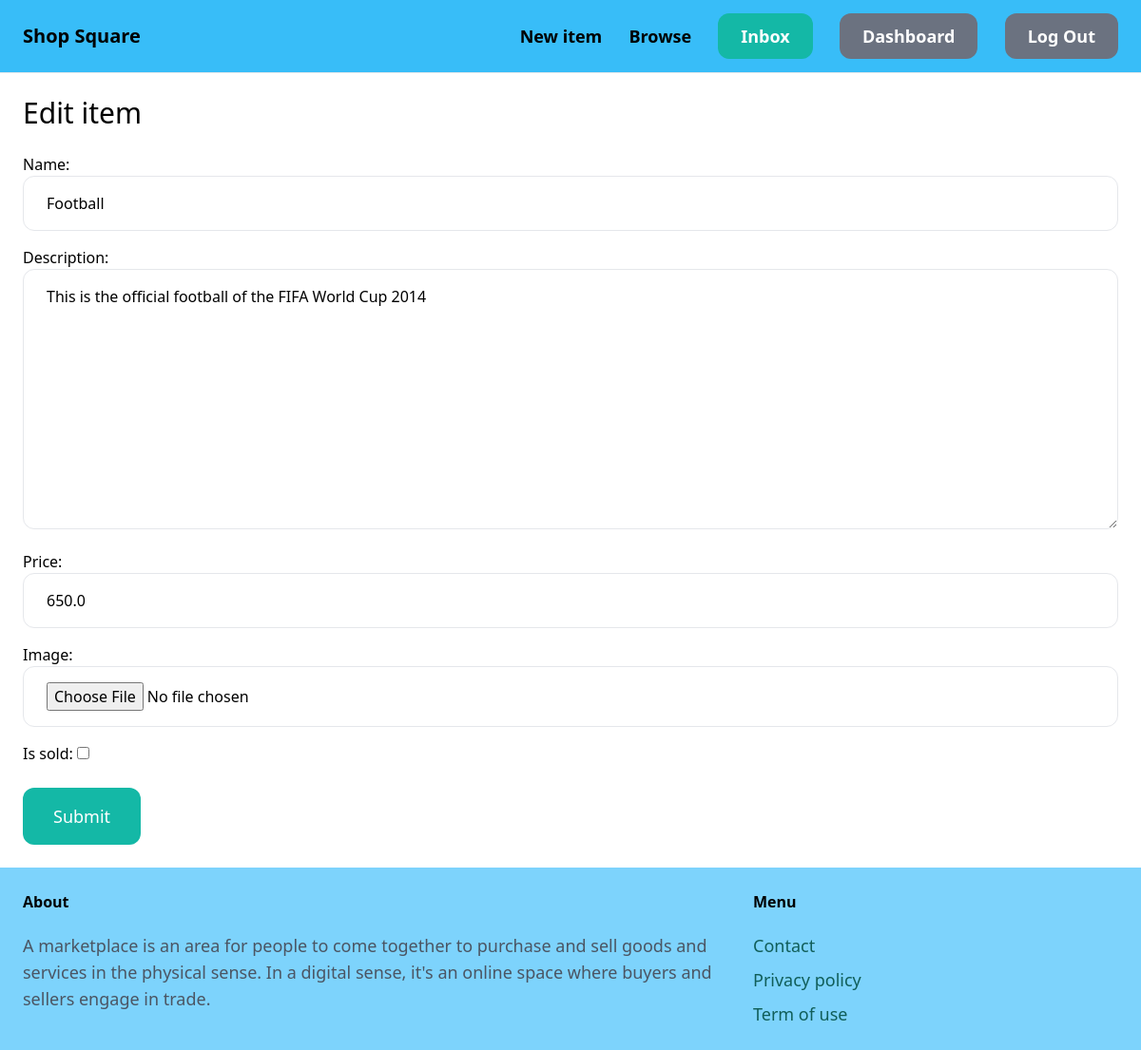
The page /items/5/edit/ (signed in) on the database its author committed.
### item/models.py (models this page shows, shortened)
class Item(models.Model):
    category = models.ForeignKey(Category, related_name='items', on_delete=models.CASCADE)
    name = models.CharField(max_length=255)
    description = models.TextField(blank=True, null=True)
    price = models.FloatField()
    image = models.ImageField(upload_to='item_images/', blank=True, null=True)
    is_sold = models.BooleanField(default=False)
    created_by = models.ForeignKey(User, related_name='items', on_delete=models.CASCADE)
    created_at = models.DateTimeField(auto_now_add=True)

### item/views.py (the view)
# urls.py: path('<int:pk>/edit/', views.edit, name='edit'),
@login_required
def edit(request, pk):
    item = get_object_or_404(Item, pk=pk, created_by=request.user)
    if request.method == 'POST':
        form = EditItemForm(request.POST, request.FILES, instance=item)
        if form.is_valid():
            form.save()
            return redirect('item:detail', pk=item.id)
    else:
        form = EditItemForm(instance=item)
    return render(request, 'item/form.html', {
        'form': form,
        'title': 'Edit item',
    })

### item/forms.py
class EditItemForm(forms.ModelForm):
    class Meta:
        model = Item
        fields = ('name', 'description', 'price', 'image', 'is_sold')
        widgets = {
            'name': forms.TextInput(attrs={
                'class': INPUT_CLASSES
            }),
            'description': forms.Textarea(attrs={
                'class': INPUT_CLASSES
            }),
            'price': forms.TextInput(attrs={
                'class': INPUT_CLASSES
            }),
            'image': forms.FileInput(attrs={
                'class': INPUT_CLASSES
            })
        }

### item/templates/item/form.html (shortened to what this page needs)
{% extends 'core/base.html' %}
{% block content %}
<h1 class="mb-6 text-3xl">{{ title }}</h1>
<form method="post" action="." enctype="multipart/form-data">
    <div class="space-y-4">
        {{ form.as_p }}
    </div>
    <button class="mt-6 py-4 px-8 text-lg bg-teal-500 hover:bg-teal-700 rounded-xl text-white">Submit</button>
</form>
{% endblock %}

### rows shown on the page
Item: name "Football", description "This is the official football of the FIFA World Cup 2014", price "650.0"

### other values the page prints
{{ title }} "Edit item"
